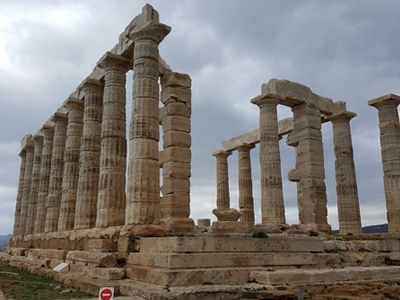
#> input picture ch10_영상분할및특징처리/img/hough.jpg, 400 x 300 px
$ python 01.hough_class.py
#> lines starting #> are read from the running program, lines starting #| are printed output that depends on the picture; after the words box and inside, x2 and y2 are one past the last pixel; in counts of white or black regions, pixels touching at a corner belong together
import numpy as np, cv2, math

def draw_houghlines(src, lines, nline):
    dst = cv2.cvtColor(src, cv2.COLOR_GRAY2BGR)
    min_length = min(len(lines), nline)

    for i in range(min_length):
        rho, radian = lines[i, 0, 0:2]
        a, b = math.cos(radian), math.sin(radian)
        pt = (a * rho, b * rho)
        delta = (-1000*b, 1000*a)
        pt1 = np.add(pt, delta).astype('int')
        pt2 = np.subtract(pt, delta).astype('int')
        cv2.line(dst, tuple(pt1), tuple(pt2), (0, 255, 0), 2, cv2.LINE_AA)

    return dst

img = cv2.imread("img/hough.jpg")
#> img is the input picture: shape (300, 400, 3); mean B, G, R 118.8, 122.9, 127.5

# edge
blur = cv2.GaussianBlur(img, (5,5), 2, 2)
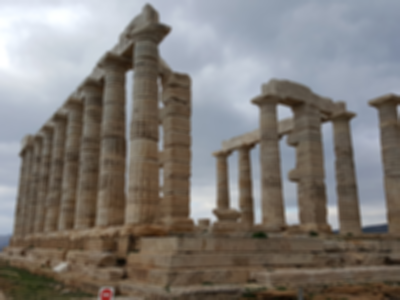
#> blur: shape (300, 400, 3); mean B, G, R 118.8, 122.9, 127.5
canny = cv2.Canny(blur,  100, 200, 5)
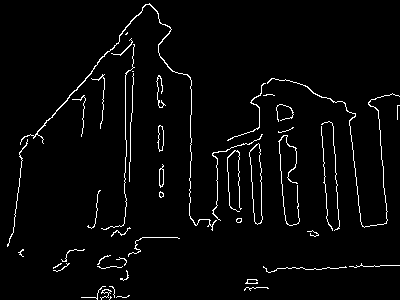
#> canny: shape (300, 400); 3.1% white in thin lines or dots
rho, theta = 1, np.pi/100
lines2 = cv2.HoughLines(canny, rho, theta, 80)
#> lines2 = [[125, 0], [135, 0.0314], [115, 0.723], [-324, 3.08]]
dst2 = draw_houghlines(canny, lines2, 7)
#> in draw_houghlines, `dst = cv2.cvtColor(src, cv2.COLOR_GRAY2BGR)`: dst: shape (300, 400, 3); 3.1% white in thin lines or dots
#> in draw_houghlines, `min_length = min(len(lines), nline)`: min_length = 4
#> the loop in draw_houghlines, `for i in range(min_length):` made 4 passes
#> (rho, radian, a, b, pt, delta, pt1, pt2) on passes 2 to 4: (135, 0.0314, 1, 0.0314, (134.9, 4.24), (-31.41, 999.5), [103, 1003], [166, -995]), (115, 0.723, 0.75, 0.661, (86.26, 76.05), (-661.3, 750.1), [-575, 826], [747, -674]), (-324, 3.08, -0.998, 0.0628, (323.4, -20.34), (-62.79, -998), [260, -1018], [386, 977])
#> (rho, radian, a, b, delta, pt1, pt2) on pass 1: (125, 0, 1, 0, (0, 1000), [125, 1000], [125, -1000])
#> after the loop in draw_houghlines, `for i in range(min_length):`:
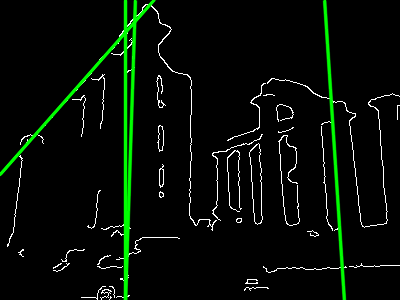
#> dst: shape (300, 400, 3); mean B, G, R 6.4, 14, 6.4

cv2.imshow("image", img)
cv2.imshow("canny", canny)
cv2.imshow("detected lines", dst2)
cv2.waitKey(0)

$ run again, with ch10_영상분할및특징처리/img/harris.jpg copied over ch10_영상분할및특징처리/img/hough.jpg
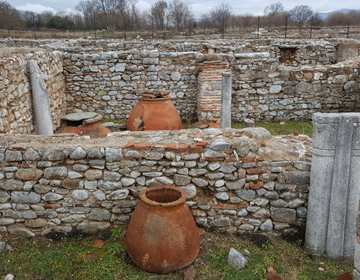
#> input picture ch10_영상분할및특징처리/img/harris.jpg, 360 x 280 px
#> img is the input picture: shape (280, 360, 3); mean B, G, R 100.8, 112, 120.4
#> `canny = cv2.Canny(blur,  100, 200, 5)`:
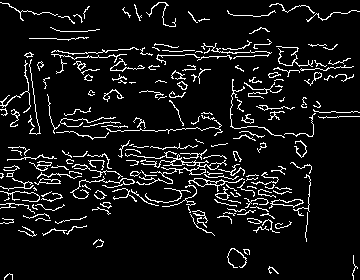
#> canny: shape (280, 360); 8.1% white in thin lines or dots
#> lines2 = 16 rows, first 8: [134, 1.54], [160, 1.67], [60, 1.54], [156, 1.6], [203, 1.48], [103, 1.88], [55, 1.54], [228, 1.1]
#> min_length = 7
#> the loop in draw_houghlines, `for i in range(min_length):` made 7 passes
#> (rho, radian, a, b, pt, delta, pt1, pt2) on passes 1 to 5: (134, 1.54, 0.0314, 1, (4.21, 133.9), (-999.5, 31.41), [-995, 165], [1003, 102]), (160, 1.67, -0.0941, 0.996, (-15.06, 159.3), (-995.6, -94.11), [-1010, 65], [980, 253]), (60, 1.54, 0.0314, 1, (1.88, 59.97), (-999.5, 31.41), [-997, 91], [1001, 28]), (156, 1.6, -0.0314, 1, (-4.9, 155.9), (-999.5, -31.41), [-1004, 124], [994, 187]), (203, 1.48, 0.0941, 0.996, (19.1, 202.1), (-995.6, 94.11), [-976, 296], [1014, 107])
#> after the loop in draw_houghlines, `for i in range(min_length):`:
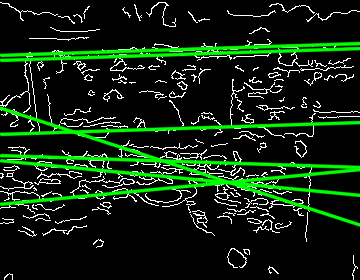
#> dst: shape (280, 360, 3); mean B, G, R 17, 38.3, 17
